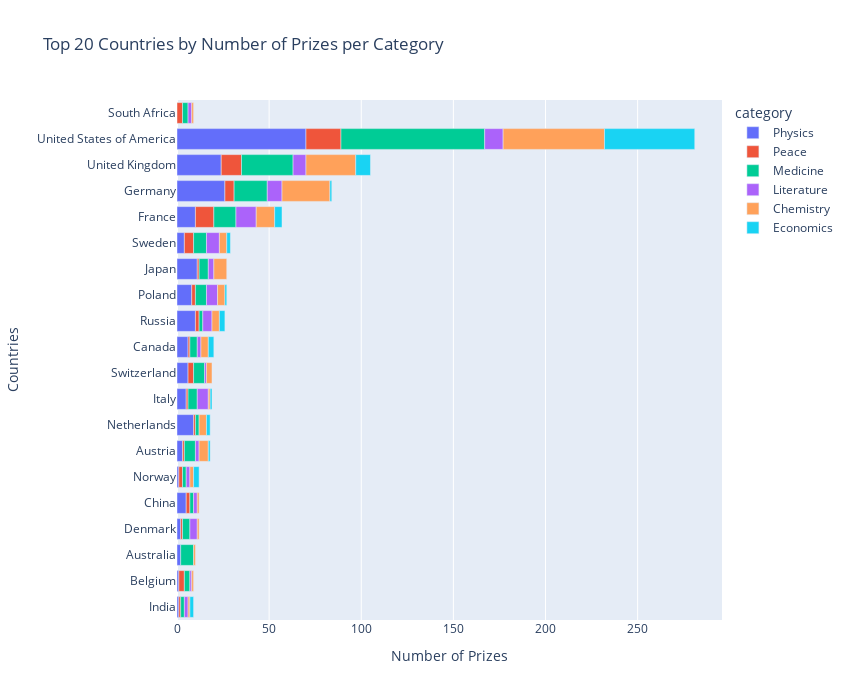

Notebook code cell kept with this figure:
### Code cell
merged_df_bar = px.bar(data_frame=merged_df, x='cat_prize', y='birth_country_current', color='category', width=850, height=700, title='Top 20 Countries by Number of Prizes per Category', orientation='h')

merged_df_bar.update_layout(xaxis_title='Number of Prizes', yaxis_title='Countries')

merged_df_bar.show()

### Figure 1 — Plotly figure (JSON) as saved in the notebook; plotly's stock layout.template omitted (floating-point values rounded to 4 significant figures)
{"data": [{"alignmentgroup": "True", "hovertemplate": "category=Physics<br>cat_prize=%{x}<br>birth_country_current=%{y}<extra></extra>", "legendgroup": "Physics", "marker": {"color": "#636efa", "pattern": {"shape": ""}}, "name": "Physics", "offsetgroup": "Physics", "orientation": "h", "showlegend": true, "textposition": "auto", "type": "bar", "x": [1, 1, 2, 2, 5, 1, 3, 9, 5, 6, 6, 10, 8, 11, 4, 10, 26, 24, 70], "xaxis": "x", "y": ["India", "Belgium", "Australia", "Denmark", "China", "Norway", "Austria", "Netherlands", "Italy", "Switzerland", "Canada", "Russia", "Poland", "Japan", "Sweden", "France", "Germany", "United Kingdom", "United States of America"], "yaxis": "y"}, {"alignmentgroup": "True", "hovertemplate": "category=Peace<br>cat_prize=%{x}<br>birth_country_current=%{y}<extra></extra>", "legendgroup": "Peace", "marker": {"color": "#EF553B", "pattern": {"shape": ""}}, "name": "Peace", "offsetgroup": "Peace", "orientation": "h", "showlegend": true, "textposition": "auto", "type": "bar", "x": [1, 3, 3, 1, 2, 2, 1, 1, 1, 3, 1, 2, 2, 1, 5, 10, 5, 11, 19], "xaxis": "x", "y": ["India", "South Africa", "Belgium", "Denmark", "Norway", "China", "Netherlands", "Austria", "Italy", "Switzerland", "Canada", "Russia", "Poland", "Japan", "Sweden", "France", "Germany", "United Kingdom", "United States of America"], "yaxis": "y"}, {"alignmentgroup": "True", "hovertemplate": "category=Medicine<br>cat_prize=%{x}<br>birth_country_current=%{y}<extra></extra>", "legendgroup": "Medicine", "marker": {"color": "#00cc96", "pattern": {"shape": ""}}, "name": "Medicine", "offsetgroup": "Medicine", "orientation": "h", "showlegend": true, "textposition": "auto", "type": "bar", "x": [3, 3, 2, 7, 4, 2, 2, 6, 2, 5, 6, 4, 2, 5, 6, 7, 12, 18, 28, 78], "xaxis": "x", "y": ["South Africa", "Belgium", "India", "Australia", "Denmark", "China", "Norway", "Austria", "Netherlands", "Italy", "Switzerland", "Canada", "Russia", "Japan", "Poland", "Sweden", "France", "Germany", "United Kingdom", "United States of America"], "yaxis": "y"}, {"alignmentgroup": "True", "hovertemplate": "category=Literature<br>cat_prize=%{x}<br>birth_country_current=%{y}<extra></extra>", "legendgroup": "Literature", "marker": {"color": "#ab63fa", "pattern": {"shape": ""}}, "name": "Literature", "offsetgroup": "Literature", "orientation": "h", "showlegend": true, "textposition": "auto", "type": "bar", "x": [2, 1, 2, 4, 2, 2, 2, 6, 1, 2, 5, 3, 6, 7, 11, 8, 7, 10], "xaxis": "x", "y": ["South Africa", "Belgium", "India", "Denmark", "China", "Norway", "Austria", "Italy", "Switzerland", "Canada", "Russia", "Japan", "Poland", "Sweden", "France", "Germany", "United Kingdom", "United States of America"], "yaxis": "y"}, {"alignmentgroup": "True", "hovertemplate": "category=Chemistry<br>cat_prize=%{x}<br>birth_country_current=%{y}<extra></extra>", "legendgroup": "Chemistry", "marker": {"color": "#FFA15A", "pattern": {"shape": ""}}, "name": "Chemistry", "offsetgroup": "Chemistry", "orientation": "h", "showlegend": true, "textposition": "auto", "type": "bar", "x": [1, 1, 1, 1, 1, 1, 2, 5, 4, 1, 3, 4, 4, 4, 7, 4, 10, 26, 27, 55], "xaxis": "x", "y": ["South Africa", "India", "Belgium", "Australia", "Denmark", "China", "Norway", "Austria", "Netherlands", "Italy", "Switzerland", "Canada", "Russia", "Poland", "Japan", "Sweden", "France", "Germany", "United Kingdom", "United States of America"], "yaxis": "y"}, {"alignmentgroup": "True", "hovertemplate": "category=Economics<br>cat_prize=%{x}<br>birth_country_current=%{y}<extra></extra>", "legendgroup": "Economics", "marker": {"color": "#19d3f3", "pattern": {"shape": ""}}, "name": "Economics", "offsetgroup": "Economics", "orientation": "h", "showlegend": true, "textposition": "auto", "type": "bar", "x": [2, 3, 1, 2, 1, 3, 3, 1, 2, 4, 1, 8, 49], "xaxis": "x", "y": ["India", "Norway", "Austria", "Netherlands", "Italy", "Canada", "Russia", "Poland", "Sweden", "France", "Germany", "United Kingdom", "United States of America"], "yaxis": "y"}], "layout": {"barmode": "relative", "height": 700, "legend": {"title": {"text": "category"}, "tracegroupgap": 0}, "title": {"text": "Top 20 Countries by Number of Prizes per Category"}, "width": 850, "xaxis": {"anchor": "y", "domain": [0, 1], "title": {"text": "Number of Prizes"}}, "yaxis": {"anchor": "x", "domain": [0, 1], "title": {"text": "Countries"}}}}
